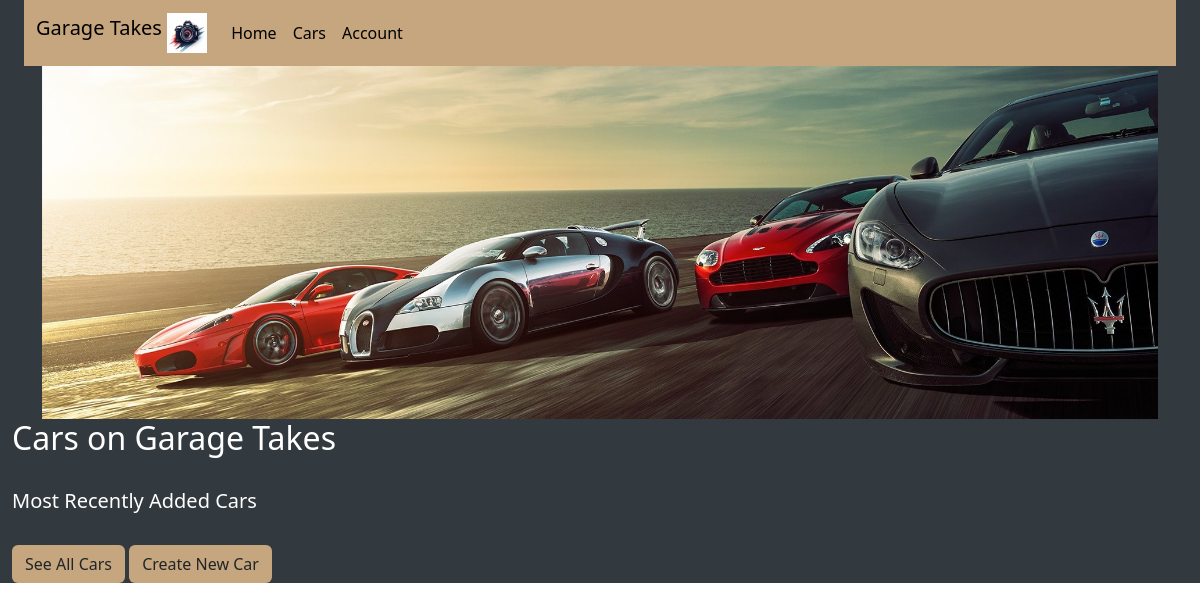
The app's page /, older data.
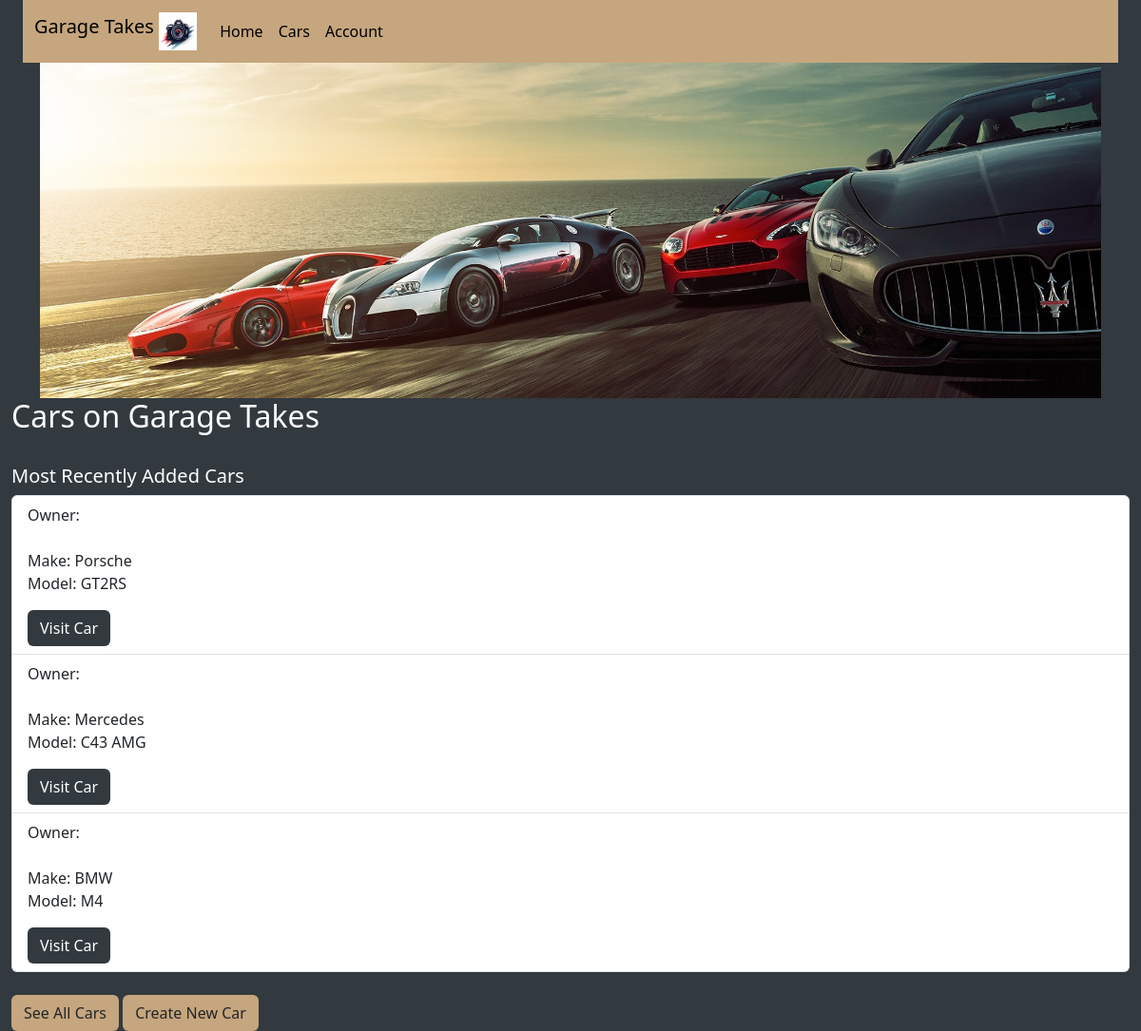
The same page, newer data.
### final_app/models.py (models this page shows, shortened)
class Car(models.Model):
    owner = models.CharField(max_length=200)
    make = models.CharField(max_length=200)
    model = models.CharField(max_length=200)
    year = models.CharField(max_length=200)
    color = models.CharField(max_length=200)
    def get_absolute_url(self):
        return reverse('car-detail', args=[str(self.id)])

### final_app/views.py (the view)
# urls.py: path('', views.homepage, name= 'home_page'),
def homepage(request):
   homepage_cars = Car.objects.order_by('-id')[:3]
   return render( request, 'final_app/homepage.html', { 'homepage_cars':homepage_cars })

### final_app/templates/final_app/homepage.html
{% extends "final_app/base_template.html" %}
{% block content %}
{% load static %}
<div class="container">
    <div class="col-md-16 px-0">
        <img src="{% static 'images/super_sports_cars-HD.jpg' %}" class="img-fluid">
    </div>
</div>
<h2 style="color: #ffffff">Cars on Garage Takes</h2>
<br>
<h5 style="color: #ffffff">Most Recently Added Cars</h5>
<ul class="list-group">
{% for car in homepage_cars %}
<li class="list-group-item" >Owner: {{ car.owner }}
<p><br>Make: {{ car.make }} <br>
Model: {{ car.model }}</p>
<a class="btn text-white" style="background-color: #32393F" href="{{ car.get_absolute_url }}" role="button">Visit Car</a>
</li>
{% endfor %}
</ul>
<br>
<a class="btn" style="background-color: #C6A67E" href="{% url 'cars' %}" role="button">See All Cars</a>
<a class="btn" style="background-color: #C6A67E" href="{% url 'create_car' %}" role="button">Create New Car</a>
{% endblock %}

### final_app/templates/final_app/base_template.html (shortened to what this page needs)
{% load static %}
<!DOCTYPE html>
<html lang="en">
<head>
<link href="https://cdn.jsdelivr.net/npm/bootstrap@5.3.1/dist/css/bootstrap.min.css" rel="stylesheet" />
{% load bootstrap5 %}
{% bootstrap_css %}
</head>
<body>
<div class="container-fluid" style="background-color: #32393F">
<div class="container-fluid">
    <nav class="navbar navbar-expand-lg" style="background-color: #C6A67E">
        <div class="container-fluid">
        <a class="navbar-brand " href={% url 'home_page' %}>Garage Takes
            <img src="{% static 'images/camera_logo.jpg' %}" width="40" height="40" class="d-inline-block align-top">
        <div class="collapse navbar-collapse" id="navbarNav">
        <ul class="navbar-nav">
        <li class="nav-item">
        <a class="nav-link active" aria-current="page" href="{% url 'home_page' %}">Home</a>
        </li>
        <li class="nav-item">
        <a class="nav-link active" href="{% url 'cars' %}">Cars</a>
        </li>
        <li class="nav-item">
        <a class="nav-link active" href="#">Account</a>
        </li>
        </ul>
        </div>
        </div>
    </nav>
</div>
{% block content %}
{% endblock %}
</div>
</body>
</html>

Row changes from the older to the newer data that the page shows:
added Car: make "Porsche", model "GT2RS"
added Car: make "Mercedes", model "C43 AMG"
added Car: make "BMW", model "M4"
